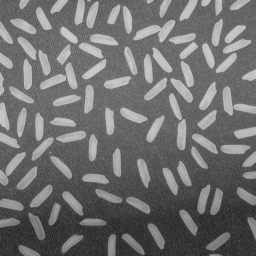
#> input picture ANALISIS_IMAGENES_BIOMEDICAS/P6/res/rice.png, 256 x 256 px
$ jupyter execute 'SánchezGarcía_Pedro_Forma_AIB.ipynb'   (shell and % lines are left out)
#> lines starting #> are read from the running program, lines starting #| are printed output that depends on the picture; after the words box and inside, x2 and y2 are one past the last pixel; in counts of white or black regions, pixels touching at a corner belong together
# Descriptores de formas

## Contornos

El primer paso para calcular descriptores de formas es obtener una imagen binaria con los objetos de interés segmentados en color blanco sobre fondo negro. Para realizar este paso podemos emplear cualquier algoritmo de segmentación (umbralización, crecimiento de regiones, watershed, split and merge...)

[cell 1]
import numpy as np
import cv2
import matplotlib.pyplot as plt
plt.rcParams["figure.figsize"] = [12,9]


im = cv2.imread("res/rice.png") # Necesitaremos la imagen en color más tarde
#> im is the input picture: shape (256, 256, 3); min 40, max 204, mean 111.2

gray = cv2.cvtColor(im, cv2.COLOR_BGR2GRAY)

ret, thr = cv2.threshold(gray, 127, 255, cv2.THRESH_BINARY)
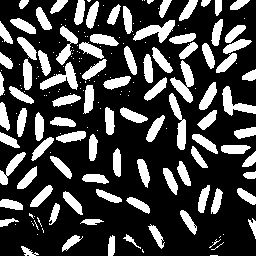
#> thr: shape (256, 256); 26.8% white; 191 white regions (102 under 20 px), largest, box (x1, y1, x2, y2) and area: (170, 60, 194, 103) 455, (133, 20, 175, 43) 438, (40, 62, 78, 90) 432
er = cv2.morphologyEx(thr, cv2.MORPH_OPEN, np.ones((5,5))) # Eliminar ruido de la segmentación
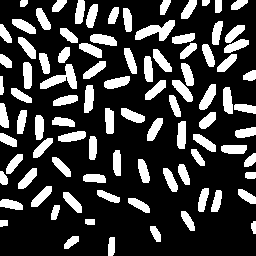
#> er: shape (256, 256); 24.3% white; 92 white regions

f, ax = plt.subplots(1,3)
ax[0].imshow(im, cmap='gray')
ax[1].imshow(thr, cmap='gray')
ax[2].imshow(er, cmap='gray')
plt.show()
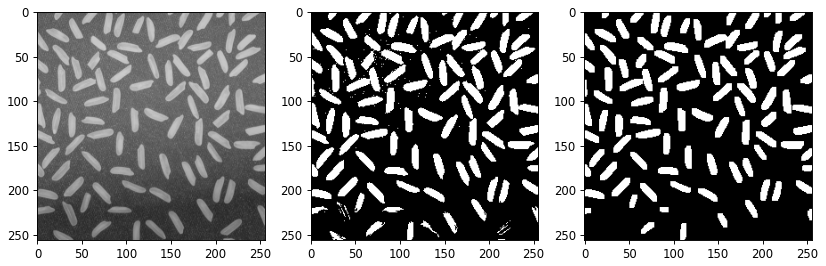
#> figure drawn by matplotlib, 3 panels

Una vez que obtenemos la segmentación de la imagen, el siguiente paso es obtener los contornos de cada una de los objetos detectados. En OpenCV la función `findContours` realiza esta operación. Esta función recibe los siguientes parámetros:
- Imagen de entrada binaria de tipo np.uint8
- Modo de recuperación de contornos: `cv2.RETR_EXTERNAL` implica que sólo se recuperan los contornos externos. `cv2.RETR_TREE` devuelve todos los contornos anidados.
- Método de aproximación de contornos: `cv2.CHAIN_APPROX_SIMPLE` realiza una aproximación sencilla incluyendo sólo los extremos de cada segmento detectado.

La función `findContours` devuelve dos parámetros: la lista de contornos y la jerarquía que existe entre los contornos (si la opción de recuperación de contornos especificada devuelve la jerarquía de contornos).

La función `drawContours` permite dibujar los contornos detectados. Esta función recibe los siguientes parámetros:
- La imagen de entrada en 3 canales
- Los contornos detectados
- Qué contorno se va a dibujar (-1 significa todos los contornos)
- Color en el que se dibujarán los contornos
- Grosor de línea con la que se dibujarán los contornos

Nota: la función `drawContours` modifica la imagen que se pasa como parámetro.

[cell 2]
contours, hierarchy = cv2.findContours(er,cv2.RETR_EXTERNAL,cv2.CHAIN_APPROX_SIMPLE)
#> contours = 92 contours; largest, box (x1, y1, x2, y2) and area: (135, 20, 175, 41) 368, (40, 64, 77, 89) 356, (199, 84, 216, 110) 210, (172, 80, 193, 102) 201, (90, 34, 117, 46) 200

out = im * 1 # Copiamos la imagen original para no modificarla
cv2.drawContours(out, contours, -1, (0,0,255), 1)
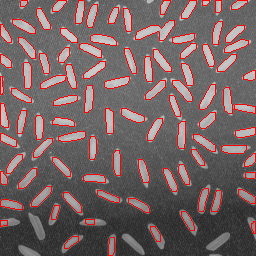
#> out: shape (256, 256, 3); 7.01% of pixels changed, all inside (x1, y1, x2, y2) = (0, 0, 256, 256)

plt.imshow(out, cmap='gray')
plt.show()

## Descriptores simples

OpenCV implementa varias funciones para calcular distintos tipos de descriptores simples de formas como el área y el perímetro de cada contorno. A partir de estas variables es posible derivar otros descriptores como la circularidad.

También implementa funciones para detectar el rectángulo en el que se inscribe la forma, tanto rotado como el no rotado. A partir del ancho y del alto de los rectángulos podemos calcular la excentricidad, la elongación o la rectangularidad del contorno.

[cell 3]
out = im * 1
for idx, cnt in enumerate(contours):
    # Rectángulo (no rotado) en el que se inscribe el contorno
    # x,y representan la esquina superior izquierda
    # w,h es el ancho y alto del rectángulo
    x,y,w,h = cv2.boundingRect(cnt)
    cv2.rectangle(out, (x,y), (x+w,y+h), (0,255,0),1) # Lo dibujamos en verde

    # Rectángulo rotado en el que se inscribe el contorno
    # Esta función devuelve además el ángulo de rotación del rectángulo
    ((x,y),(w,h), angle) = cv2.minAreaRect(cnt)
    # Es necesario calcular los cuatro esquinas del rectángulo a partir de
    # las variables que devuelve la función minAreaRect
    box = cv2.boxPoints(((x,y),(w,h), angle))
    box = np.int0(box) # Convertir flotantes a enteros (las posiciones en la imagen son enteros!)
    cv2.drawContours(out, [box], 0, (255,0,0),1)

    print("Contorno", idx)
    print("Area", cv2.contourArea(cnt)) # Area
    print("Perimetro", cv2.arcLength(cnt, True)) # Perímetro
#> this loop made 92 passes
#> (angle, box) on passes 1 to 8: (-90, [[114, 255], [108, 255], [108, 237], [114, 237]]), (-34.99, [[65, 249], [60, 243], [76, 233], [80, 239]]), (-26.57, [[156, 242], [148, 226], [154, 223], [162, 239]]), (-90, [[255, 233], [251, 233], [251, 221], [255, 221]]), (-90, [[7, 226], [0, 226], [0, 220], [7, 220]]), (-90, [[94, 224], [85, 224], [85, 219], [94, 219]]), (-33.69, [[190, 231], [178, 212], [184, 208], [197, 227]]), (-71.57, [[55, 220], [49, 218], [54, 203], [60, 205]])
#> (printed output is left out)
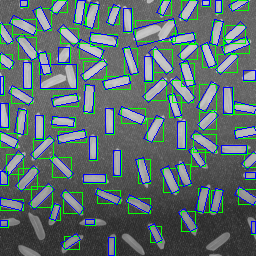
#> out: shape (256, 256, 3); 14.65% of pixels changed, all inside (x1, y1, x2, y2) = (0, 0, 256, 256)

plt.imshow(out, cmap='gray')
plt.show()

### Ejercicio
Modifica el código anterior para incluir las medidas de circularidad, excentricidad y rectangularidad de cada uno de los contornos.

[cell 4]
# Cálculo de circularidad, excentricidad y rectangularidad:
# Dado que el cálculo de la rectangularidad va a implicar el manejo del ancho y alto del rectángulo no rotado y rotado,
# en el siguiente código modificado, se renombran w y h:
import numpy
out = im * 1
for idx, cnt in enumerate(contours):
    # Rectángulo (no rotado) en el que se inscribe el contorno
    # x,y representan la esquina superior izquierda
    # w,h es el ancho y alto del rectángulo
    x,y,w1,h1 = cv2.boundingRect(cnt)
    cv2.rectangle(out, (x,y), (x+w1,y+h1), (0,255,0),1) # Lo dibujamos en verde

    # Rectángulo rotado en el que se inscribe el contorno
    # Esta función devuelve además el ángulo de rotación del rectángulo
    ((x,y),(w2,h2), angle) = cv2.minAreaRect(cnt)
    # Es necesario calcular los cuatro esquinas del rectángulo a partir de
    # las variables que devuelve la función minAreaRect
    box = cv2.boxPoints(((x,y),(w2,h2), angle))
    box = np.int0(box) # Convertir flotantes a enteros (las posiciones en la imagen son enteros!)
    cv2.drawContours(out, [box], 0, (255,0,0),1)
    Área = cv2.contourArea(cnt)
    Perímetro = cv2.arcLength(cnt, True)
    Circularidad = (4*numpy.pi*Área)/(Perímetro*Perímetro)
    Rectangularidad = Área/ (w2*h2)
    print("Circularidad", Circularidad)
    print("Excentricidad", (h2/w2))
    print("Rectangularidad", Rectangularidad)
#> this loop made 92 passes
#> (w1, h1, w2, h2, angle, box) on passes 1 to 2: (7, 19, 18, 6, -90, [[114, 255], [108, 255], [108, 237], [114, 237]]), (15, 13, 18.35, 7.54, -34.99, [[65, 249], [60, 243], [76, 233], [80, 239]])
#> (w1, h1, w2, h2, angle) on pass 3: (11, 16, 7.16, 17.89, -26.57)
#> (printed output is left out)

## Momentos

La función `moments` permite calcular los momentos de un contorno. Esta función recibe como parámetro un único contorno y como salida devuelve un diccionario con los momentos calculados.

[cell 5]
M = cv2.moments(contours[0]) # Calculamos los momentos del primer contorno
print(M)

A partir del diccionario de momentos podemos calcular distintos valores:

[cell 6]
print("Area", M['m00'])
print("Centro de masas: cx", M['m10']/M['m00'], "cy", M['m01']/M['m00'])
print("Varianza alrededor del centro de masas en x ", M['m20']/M['m00'] - (M['m10']/M['m00'])*(M['m10']/M['m00']))
print("Varianza alrededor del centro de masas en y ", M['m02']/M['m00'] - (M['m01']/M['m00'])*(M['m01']/M['m00']))

La función `HuMoments` permite calcular los siete momentos de Hu del contorno. Esta función toma como entrada los momentos de un contorno y devuelve los siete momentos de Hu.

[cell 7]
M = cv2.HuMoments(cv2.moments(contours[0]))
print(M)

OpenCV implementa además la función `matchShapes` que compara dos formas utilizando internamente los momentos de Hu. Esta función toma como parámetros los arrays de dos contornos a comparar y el método a utilizar en la comparación. Cuanto más próximo a cero sea el valor de salida, más parecidos serán los contornos.

[cell 8]
out = im * 1
print(cv2.matchShapes(contours[3], contours[50], cv2.CONTOURS_MATCH_I1, 0))
print(cv2.matchShapes(contours[10], contours[20], cv2.CONTOURS_MATCH_I1, 0))

cv2.drawContours(out, contours, 3, (0,255,0), 1)
#> out: shape (256, 256, 3); 0.04% of pixels changed, all inside (x1, y1, x2, y2) = (251, 221, 256, 234)
cv2.drawContours(out, contours, 50, (0,255,0), 1)
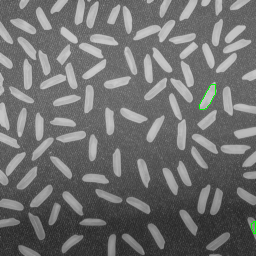
#> out: shape (256, 256, 3); mean B, G, R 111, 111.4, 111
cv2.drawContours(out, contours, 10, (0,0,255), 1)
#> out: shape (256, 256, 3); 0.07% of pixels changed, all inside (x1, y1, x2, y2) = (63, 192, 82, 213)
cv2.drawContours(out, contours, 20, (0,0,255), 1)
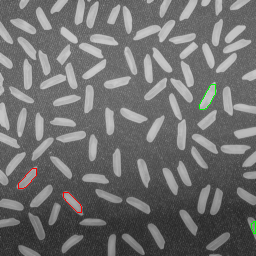
#> out: shape (256, 256, 3); mean B, G, R 110.8, 111.2, 111.2

plt.imshow(out, cmap='gray')
plt.show()

### Ejercicio

La imagen `digits3.jpg` contiene una serie de dígitos manuscritos. Utiliza la función `findContours` para encontrar los contornos de todos los dígitos y compara dichos contornos con `matchShapes`. Que rango de valores devuelve esta función para el mismo dígito? Y para dígitos diferentes?

*Hint*: aplica una operación morfológica de apertura tras cargar la imagen para eliminar artefactos causados por la compresión.

[cell 9]
# Carga de la imagen digits3.jpg y aplicación de operación morfológica de apertura:
digits3 = cv2.imread('res/digits.png')
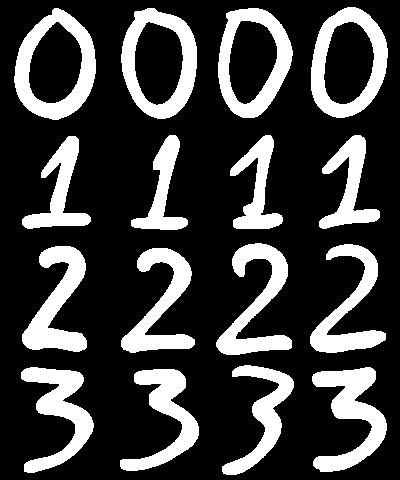
#> input picture ANALISIS_IMAGENES_BIOMEDICAS/P6/res/digits.png, 400 x 480 px
#> digits3 is the input picture: shape (480, 400, 3); min 0, max 255, mean 62.4
gris_digits3 = cv2.cvtColor(digits3, cv2.COLOR_BGR2GRAY)

ret, thr = cv2.threshold(gris_digits3, 127, 255, cv2.THRESH_BINARY)
#> thr: shape (480, 400); 24.5% white; 16 white regions, largest, box (x1, y1, x2, y2) and area: (14, 8, 96, 120) 3674, (121, 8, 197, 119) 3514, (311, 7, 388, 118) 3491
er_digits3 = cv2.morphologyEx(thr, cv2.MORPH_OPEN, np.ones((5,5))) # Eliminar ruido de la segmentación

contornos, jerarquía = cv2.findContours(er_digits3,cv2.RETR_EXTERNAL,cv2.CHAIN_APPROX_SIMPLE)

salida = digits3 * 1 # Copiamos la imagen original para no modificarla
cv2.drawContours(salida, contornos, -1, (0,0,255), 2)
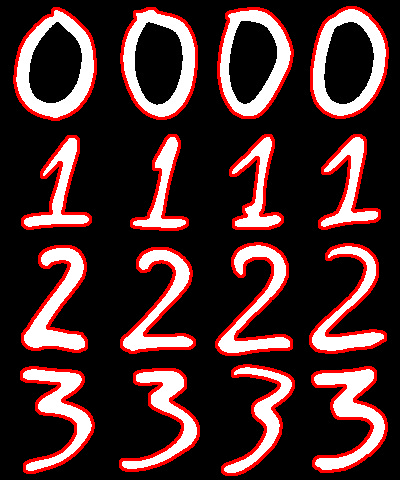
#> salida: shape (480, 400, 3); 10.49% of pixels changed, all inside (x1, y1, x2, y2) = (13, 6, 389, 476)

plt.imshow(salida, cmap='gray')
plt.title('Imagen de salida')
plt.show()

# Uso de matchShapes para comparar los contornos de los dígitos
for idx, cnt in enumerate(contornos):
    print(cv2.matchShapes(contornos[0], contornos[idx], cv2.CONTOURS_MATCH_I1, 0))
#> this loop made 16 passes
